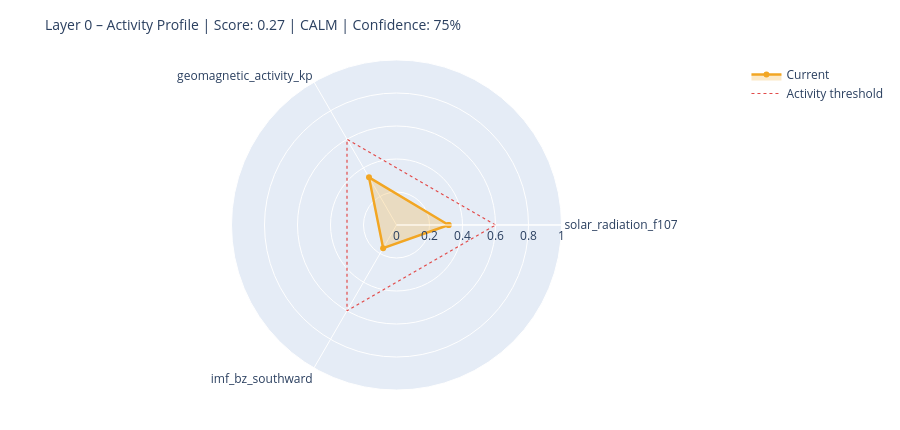

Here is the notebook cell this chart was saved with:
### Markdown cell above
---
## 6. State Assessment & Handoff to Layer 1

### Code cell
# ============================================================
# STEP 1 – Collect raw values with source modes
# Mode: 'primary' | 'fallback_3h' | 'last_valid' | 'missing'
# ============================================================

def safe_last(df, col):
    if df is None or col not in df.columns: return None
    s = df[col].dropna()
    return float(s.iloc[-1]) if not s.empty else None

f107_now = safe_last(df_f107, 'f10.7')
bz_now   = safe_last(df_mag,  'bz_gsm')
kp_now   = safe_last(df_kp,   'kp')
sw_now   = safe_last(df_sw,   'speed')

source_modes = {
    'F10.7':    'primary'  if f107_now is not None else 'missing',
    'Kp':       'primary'  if kp_now   is not None else 'missing',
    'IMF_Bz':   'primary'  if bz_now   is not None else 'missing',
    'SW_speed': 'primary'  if sw_now   is not None else 'missing',
}

# Kp Fallback – 3h endpoint
if kp_now is None:
    try:
        r = requests.get(
            'https://services.swpc.noaa.gov/json/noaa-planetary-k-index.json',
            timeout=10)
        r.raise_for_status()
        fb = pd.DataFrame(r.json())
        tc = next((c for c in fb.columns if 'time' in c.lower()), fb.columns[0])
        kc = next((c for c in fb.columns if 'kp' in c.lower() and c != tc), None)
        if kc:
            fb[kc] = fb[kc].astype(str).str.extract(r'([0-9]+(?:\.[0-9]*)?)')[0]
            fb[kc] = pd.to_numeric(fb[kc], errors='coerce')
            fb = fb[fb[kc] >= 0].dropna(subset=[kc])
            if not fb.empty:
                kp_now = float(fb[kc].iloc[-1])
                source_modes['Kp'] = 'fallback_3h'
                print(f'  Kp fallback (3h): {kp_now:.1f}')
    except Exception as e:
        print(f'  Kp fallback failed: {e}')

# Solar Wind Fallback – last valid value
if sw_now is None and df_sw is not None and 'speed' in df_sw.columns:
    s = df_sw['speed'].dropna()
    if not s.empty:
        sw_now = float(s.iloc[-1])
        source_modes['SW_speed'] = 'last_valid'
        print(f'  SW fallback (last_valid): {sw_now:.0f} km/s')

print()
print('Source modes:', source_modes)

# ============================================================
# STEP 2 – Score from available components only
# ============================================================

def norm(v, lo, hi):
    if v is None: return None
    return max(0.0, min(1.0, (v - lo) / (hi - lo)))

COMPONENTS = {
    'solar_radiation_f107':    (f107_now, norm(f107_now, 60, 250)),
    'geomagnetic_activity_kp': (kp_now,   norm(kp_now,   0,   9)),
    'imf_bz_southward':        (bz_now,   norm(-(bz_now or 0) if bz_now else None, -5, 30)
                                           if bz_now is not None else None),
    'solar_wind_speed':        (sw_now,   norm(sw_now, 300, 800)),
}

available   = {k: v[1] for k, v in COMPONENTS.items() if v[1] is not None}
unavailable = [k for k, v in COMPONENTS.items() if v[1] is None]

layer0_score = round(sum(available.values()) / len(available), 4) if available else None
confidence   = round(len(available) / len(COMPONENTS), 2)

level = ('unknown'  if layer0_score is None
         else 'calm'     if layer0_score < 0.3
         else 'moderate' if layer0_score < 0.6
         else 'active')

# ============================================================
# STEP 3 – Dominant Driver
# ============================================================

def dominant_driver(kp, f107, bz, sw):
    candidates = []
    if kp   is not None and kp   >= 4:   candidates.append(('geomagnetic',    kp / 9))
    if sw   is not None and sw   >= 500:  candidates.append(('solar_wind',     sw / 800))
    if bz   is not None and bz   <= -5:   candidates.append(('imf_southward',  abs(bz) / 30))
    if f107 is not None and f107 >= 150:  candidates.append(('solar_radiation',f107 / 250))
    return max(candidates, key=lambda x: x[1])[0] if candidates else 'none'

driver = dominant_driver(kp_now, f107_now, bz_now, sw_now)

# ============================================================
# STEP 4 – Downstream expectations
# ============================================================

def downstream_expectation(driver, score, kp, bz, f107):
    exp = {
        'magnetosphere':        'calm',
        'ionosphere':           'calm',
        'schumann_resonance':   'unchanged',
        'lithosphere_currents': 'low',
    }
    if driver == 'geomagnetic' or (kp and kp >= 5):
        exp['magnetosphere']        = 'compressed / storm'
        exp['ionosphere']           = 'elevated disturbance (TEC variability)'
        exp['schumann_resonance']   = 'elevated amplitude possible'
        exp['lithosphere_currents'] = 'elevated induction currents'
    elif driver == 'imf_southward' or (bz and bz <= -5):
        exp['magnetosphere']        = 'energy coupling active'
        exp['ionosphere']           = 'elevated electron density possible'
        exp['schumann_resonance']   = 'slight modulation possible'
    elif driver == 'solar_radiation' or (f107 and f107 >= 150):
        exp['ionosphere']           = 'elevated ionization (F-layer)'
        exp['schumann_resonance']   = 'slightly elevated background activity'
    return exp

downstream = downstream_expectation(driver, layer0_score, kp_now, bz_now, f107_now)

# ============================================================
# CONSOLE OUTPUT
# ============================================================

W = 58
print('=' * W)
print('LAYER 0 – STATE ASSESSMENT')
print('=' * W)
for name, (raw_v, score_v) in COMPONENTS.items():
    if score_v is not None:
        bar = '█' * int(score_v * 20) + '░' * (20 - int(score_v * 20))
        print(f'  {name:<35}  {bar}  {score_v:.2f}')
    else:
        print(f'  {name:<35}  {"─" * 20}  n/a')
print('-' * W)
print(f'  Score ({len(available)}/{len(COMPONENTS)} components):  {layer0_score:.3f}')
print(f'  Confidence:         {confidence:.0%}')
print(f'  Level:              {level.upper()}')
print(f'  Dominant Driver:    {driver}')

# Radar chart
cats = list(available.keys())
vals = list(available.values())
if len(cats) >= 3:
    fig = go.Figure()
    fig.add_trace(go.Scatterpolar(
        r=vals + [vals[0]], theta=cats + [cats[0]],
        fill='toself', fillcolor='rgba(242,166,35,0.25)',
        line=dict(color='#F2A623', width=2.5), name='Current'
    ))
    fig.add_trace(go.Scatterpolar(
        r=[0.6] * (len(cats) + 1), theta=cats + [cats[0]],
        line=dict(color='#E24B4A', dash='dot', width=1.2),
        mode='lines', name='Activity threshold'
    ))
    fig.update_layout(
        title=dict(text=f'Layer 0 – Activity Profile | Score: {layer0_score:.2f} | {level.upper()} | Confidence: {confidence:.0%}',
                   font=dict(size=14)),
        polar=dict(radialaxis=dict(visible=True, range=[0, 1])),
        height=430, showlegend=True,
        margin=dict(l=60, r=60, t=60, b=40)
    )
    fig.show()

### Figure 1 — Plotly figure (JSON) as saved in the notebook; plotly's stock layout.template omitted (floating-point values rounded to 4 significant figures)
{"data": [{"fill": "toself", "fillcolor": "rgba(242,166,35,0.25)", "line": {"color": "#F2A623", "width": 2.5}, "name": "Current", "r": [0.3158, 0.3333, 0.162, 0.3158], "theta": ["solar_radiation_f107", "geomagnetic_activity_kp", "imf_bz_southward", "solar_radiation_f107"], "type": "scatterpolar"}, {"line": {"color": "#E24B4A", "dash": "dot", "width": 1.2}, "mode": "lines", "name": "Activity threshold", "r": [0.6, 0.6, 0.6, 0.6], "theta": ["solar_radiation_f107", "geomagnetic_activity_kp", "imf_bz_southward", "solar_radiation_f107"], "type": "scatterpolar"}], "layout": {"height": 430, "margin": {"b": 40, "l": 60, "r": 60, "t": 60}, "polar": {"radialaxis": {"range": [0, 1], "visible": true}}, "showlegend": true, "title": {"font": {"size": 14}, "text": "Layer 0 – Activity Profile | Score: 0.27 | CALM | Confidence: 75%"}}}
